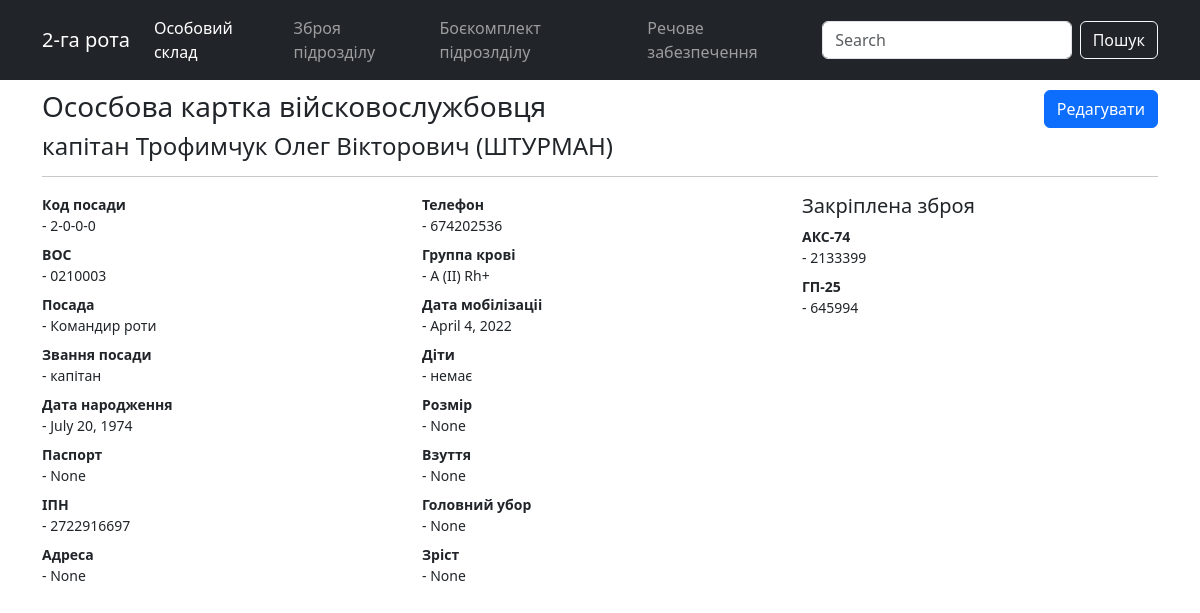
Before: /index/soldiers_card/7 with the older database file.
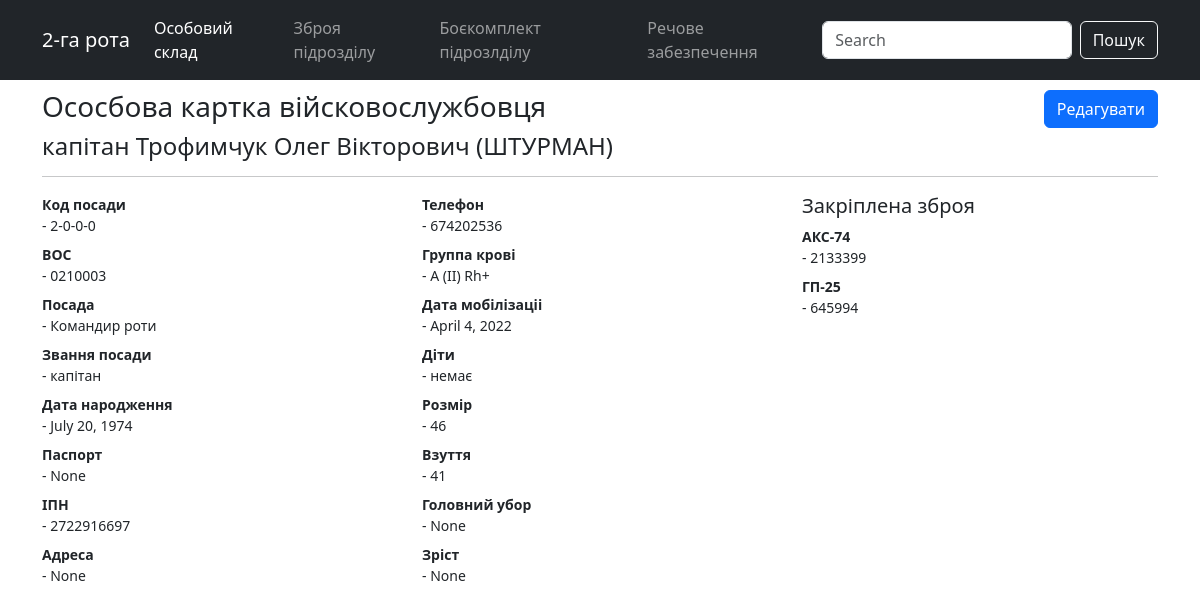
After: the same page with the newer database file.
### evening/models.py (models this page shows, shortened)
class Soldiers(models.Model):
    slug = models.SlugField(max_length=50, unique=True,
                            verbose_name='Код посади')
    surname = models.CharField(
        max_length=50, blank=True, null=True, verbose_name='Фамілія')
    name = models.CharField(max_length=50, blank=True,
                            null=True, verbose_name='Імʼя')
    fathers_name = models.CharField(
        max_length=50, blank=True, null=True, verbose_name='По батькові')
    callsign = models.CharField(
        max_length=50, blank=True, null=True, verbose_name='Позивний')
    position_name = models.CharField(
        max_length=50, verbose_name='Посада')
    mil_prof = models.CharField(max_length=50, verbose_name='ВОС')
    position_rank = models.CharField(
        max_length=50, verbose_name='Звання посади')
    rank = models.ForeignKey(
        'Ranks', on_delete=models.PROTECT, blank=True, null=True, verbose_name='Звання')
    phone = models.CharField(max_length=13, blank=True,
                             null=True, verbose_name='Телефон')
    birth_date = models.DateField(
        blank=True, null=True, default='2000-01-01', verbose_name='Дата народження')
    tax_number = models.CharField(
        max_length=15, unique=True, blank=True, null=True, verbose_name='ІПН')
    blood_type = models.CharField(
        max_length=15, blank=True, null=True, verbose_name='Группа крові')
    addres = models.CharField(
        max_length=255, blank=True, null=True, verbose_name='Адреса')
    complect_center = models.CharField(
        max_length=255, blank=True, null=True, verbose_name='Центр комплектаціі')
    mob_date = models.DateField(
        blank=True, null=True, default='2000-01-01', verbose_name='Дата мобілізаціі')
    children = models.CharField(
        max_length=50, blank=True, null=True, verbose_name='Діти')
    hight_s = models.CharField(
        max_length=50, blank=True, null=True, verbose_name='Зріст')
    size = models.CharField(max_length=50, blank=True,
                            null=True, verbose_name='Розмір')
    boots_s = models.CharField(
        max_length=50, blank=True, null=True, verbose_name='Взуття')
    head_s = models.CharField(max_length=50, blank=True, null=True,
                              verbose_name='Головний убор')
    photo = models.ImageField(blank=True, null=True, verbose_name='Фото')
    passport = models.CharField(
        max_length=50, blank=True, null=True, verbose_name='Паспорт')
    def __str__(self):
        return f'{self.surname}  {self.name}  {self.fathers_name}'
    class Meta:
        verbose_name = 'Військовослужбовець'
        verbose_name_plural = 'Військовослужбовці'
        ordering = ['slug']

class Ranks (models.Model):
    rank = models.CharField(max_length=50,)
    def __str__(self):
        return self.rank

### evening/views.py (the view)
class SoldiersCard(DetailView):
    model = Soldiers
    template_name = 'evening/soldiers_detail.html'
    context_object_name = 'soldiers_card'

### evening/templates/evening/soldiers_detail.html
{% extends "evening/base_generic.html" %}
{% block content %}
<head></head>
<div class="container" style="padding-top:10px">
  <span><h3 style="display:inline-block">Ососбова картка війсковослужбовця</h3>
    <a href={% url "soldier-card-update" soldiers_card.id %} class="btn btn-primary" style="float:right">Редагувати</a></span>
  <h4>{{soldiers_card.rank}} {{soldiers_card}} ({{soldiers_card.callsign}})</h4>
  <hr size=4>
  <section class="section" style="font-size:14px">
    <div class="row">
        <div class="col-lg-4">
              <dl class = "dl-horizontal">
                <dt>Код посади</dt>
                <dd>- {{soldiers_card.slug}}</dd>
                <dt>ВОС</dt>
                <dd>- {{soldiers_card.mil_prof}}</dd>
                <dt>Посада</dt>
                <dd>- {{soldiers_card.position_name}}</dd>
                <dt>Звання посади</dt>
                <dd>- {{soldiers_card.position_rank}}</dd>
                <dt>Дата народження</dt>
                <dd>- {{soldiers_card.birth_date}}</dd>
                <dt>Паспорт</dt>
                <dd>- {{soldiers_card.passport}}</dd>
                <dt>ІПН</dt>
                <dd>- {{soldiers_card.tax_number}}</dd>
                <dt>Адреса</dt>
                <dd>- {{soldiers_card.addres}}</dd>
              </dl>
          </div>
        <div class="col-lg-4">
              <dl class = "dl-horizontal">
                <dt>Телефон</dt>
                <dd>- {{soldiers_card.phone}}</dd>
                <dt>Группа крові</dt>
                <dd>- {{soldiers_card.blood_type}}</dd>
                <dt>Дата мобілізаціі</dt>
                <dd>- {{soldiers_card.mob_date}}</dd>
                <dt>Діти</dt>
                <dd>- {{soldiers_card.children}}</dd>
                <dt>Розмір</dt>
                <dd>- {{soldiers_card.size}}</dd>
                <dt>Взуття</dt>
                <dd>- {{soldiers_card.boots_s}}</dd>
                <dt>Головний убор</dt>
                <dd>- {{soldiers_card.head_s}}</dd>
                <dt>Зріст</dt>
                <dd>- {{soldiers_card.hight_s}}</dd>
              </dl>
          </div>
        <div class="col-lg-4">
              <h5>Закріплена зброя</h5>
              <dl class = "dl-horizontal">
              {% for w in soldiers_card.weapons_set.all %}
                <dt>{{w.weapon_name}}
                <dd>- {{w.weapon_number}}
              {% endfor %}
        </div>
    </div>
  </section>
{% endblock %}

Changed rows visible on the page:
changed Soldiers "Трофимчук Олег Вікторович": size "None" → "46"; boots_s "None" → "41"
